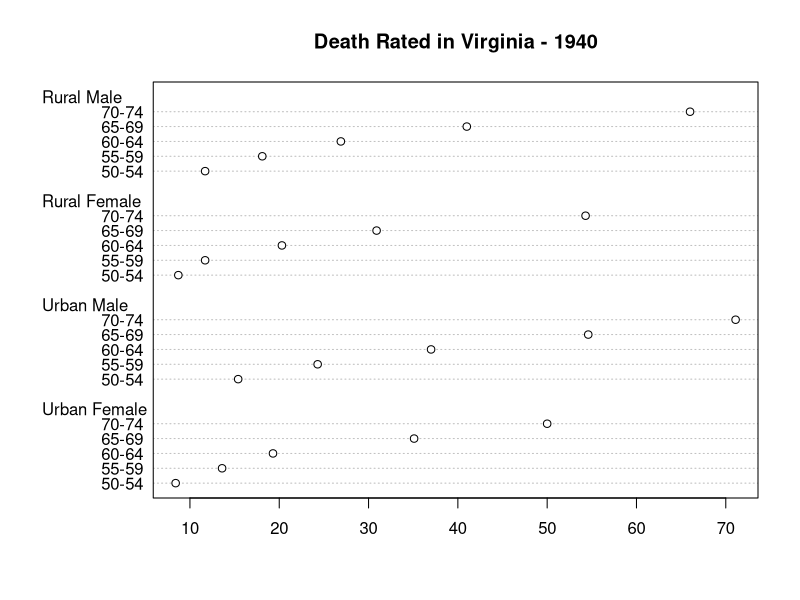

The R script that drew this image:
#' Here's some prose in a very special comment. Let's summarize the built-in
#' dataset `VADeaths`.
# here is a regular code comment, that will remain as such
summary(VADeaths)

#' Here's some more prose. I can use usual markdown syntax to make things
#' **bold** or *italics*. Let's use an example from the `dotchart()` help to
#' make a Cleveland dot plot from the `VADeaths` data. I even bother to name
#' this chunk, so the resulting PNG has a decent name.
#+ dotchart
dotchart(VADeaths, main = "Death Rated in Virginia - 1940")